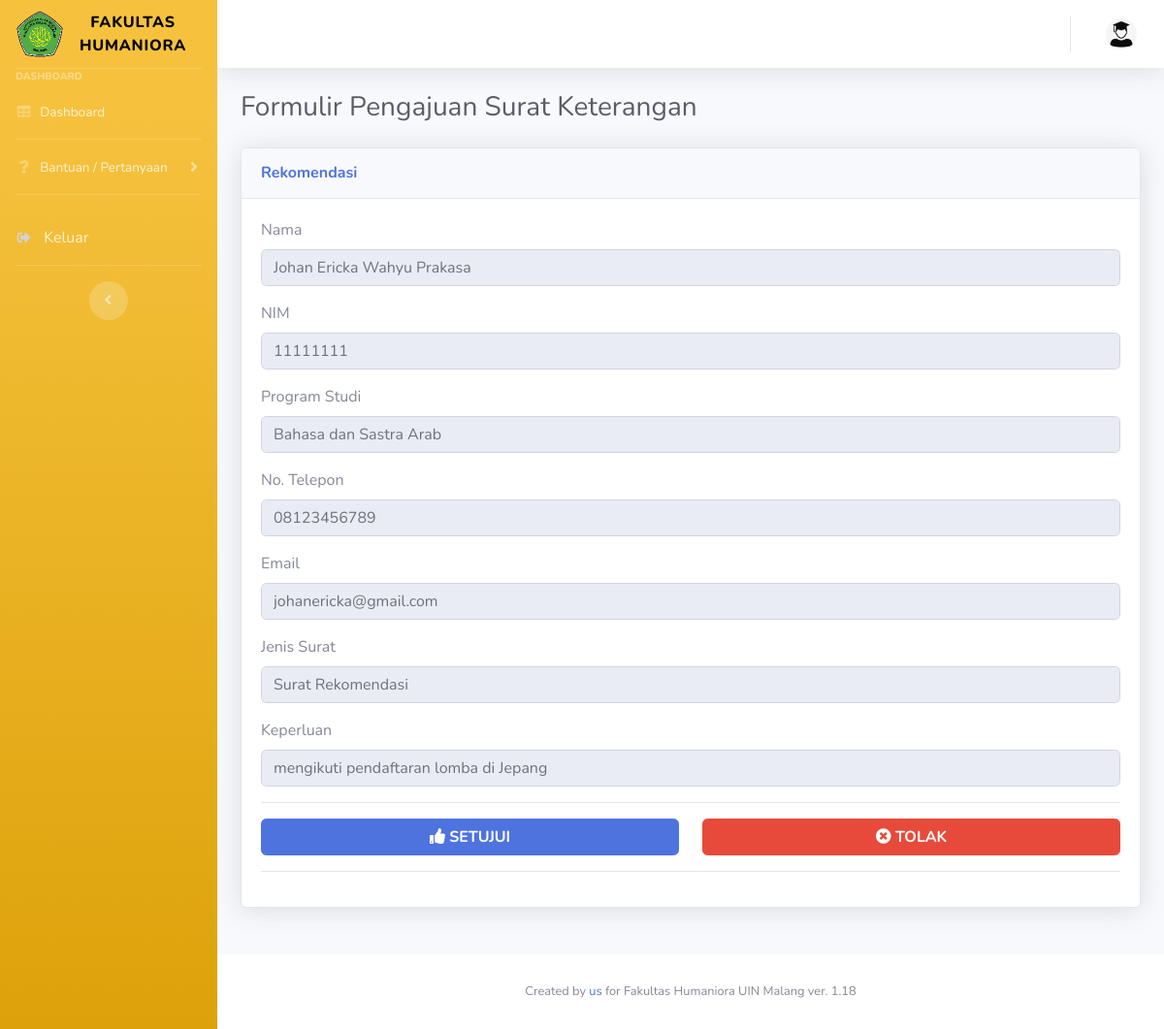
/admin/rekomendasi-tampil.php?nodata=2, run on the app's committed database.
### tables this page shows
CREATE TABLE IF NOT EXISTS `rekomendasi` (
  `nodata` int(11) NOT NULL AUTO_INCREMENT,
  `tanggal` varchar(20) DEFAULT NULL,
  `prodi` varchar(50) DEFAULT NULL,
  `nim` varchar(20) DEFAULT NULL,
  `nama` varchar(100) DEFAULT NULL,
  `notelepon` varchar(20) DEFAULT NULL,
  `email` varchar(50) DEFAULT NULL,
  `keperluan` varchar(200) DEFAULT NULL,
  `verifikator` varchar(200) DEFAULT NULL,
  `verifikasi` tinyint(4) DEFAULT '0',
  `tglverifikasi` varchar(20) DEFAULT NULL,
  `keterangan` varchar(200) DEFAULT NULL,
  `statussurat` tinyint(4) DEFAULT '0',
  KEY `Index 1` (`nodata`)
);

### admin/rekomendasi-tampil.php (the view, shortened to what this page needs)
<?php
require('../config.php');
$nodata = mysqli_real_escape_string($conn, $_GET['nodata']);
?>
<!DOCTYPE html>
<html lang="en">
<head>
    <link href="../vendor/fontawesome-free/css/all.min.css" rel="stylesheet" type="text/css">
    <link href="../css/sb-admin-2.min.css" rel="stylesheet">
</head>
<body id="page-top">
    <div id="wrapper">
        <?php
        require "../assets/sidebar.php";
        ?>
        <div id="content-wrapper" class="d-flex flex-column">
            <div id="content">
                <?php
                require "../assets/topbar.php";
                ?>
                <div class="container-fluid">
                    <div class="d-sm-flex align-items-center justify-content-between mb-4">
                        <h1 class="h3 mb-0 text-gray-800">Formulir Pengajuan Surat Keterangan</h1>
                    </div>
                    <div class="row">
                        <div class="col-lg-12 mb-4">
                            <?php
                            $quser = mysqli_query($conn, "SELECT * FROM rekomendasi WHERE nodata='$nodata'");
                            $duser = mysqli_fetch_array($quser);
                            $nim = $duser['nim'];
                            $nama = $duser['nama'];
                            $notelepon = $duser['notelepon'];
                            $email = $duser['email'];
                            $prodi = $duser['prodi'];
                            $keperluan = $duser['keperluan'];
                            ?>
                            <div class="card shadow mb-4">
                                <div class="card-header py-3">
                                    <h6 class="m-0 font-weight-bold text-primary">Rekomendasi</h6>
                                </div>
                                <div class="card-body">
                                    <div class="form-group">
                                        <label>Nama</label>
                                        <input type="text" class="form-control" name="nama" value="<?= $nama; ?>" readonly>
                                    </div>
                                    <div class="form-group">
                                        <label>NIM</label>
                                        <input type="text" class="form-control" name="nim" value="<?= $nim; ?>" readonly>
                                    </div>
                                    <div class="form-group">
                                        <label>Program Studi</label>
                                        <input type="text" class="form-control" name="prodi" value="<?= $prodi; ?>" readonly>
                                    </div>
                                    <div class="form-group">
                                        <label>No. Telepon</label>
                                        <input type="text" class="form-control" name="notelepon" value="<?= $notelepon; ?>" readonly>
                                    </div>
                                    <div class="form-group">
                                        <label>Email</label>
                                        <input type="text" class="form-control" name="email" value="<?= $email; ?>" readonly>
                                    </div>
                                    <div class="form-group">
                                        <label>Jenis Surat</label>
                                        <input type="text" class="form-control" name="jenissurat" value="Surat Rekomendasi" readonly>
                                    </div>
                                    <div class="form-group">
                                        <label>Keperluan</label>
                                        <input type="text" class="form-control" name="keperluan" value="<?= $keperluan; ?>" readonly>
                                    </div>
                                    <form class="user" action="rekomendasi-setujui.php" method="POST">
                                        <hr>
                                        <div class="form-group row">
                                            <div class="col-sm-6">
                                                <button type="submit" onclick="return confirm('Apakah anda MENYETUJUI pengajuan ini ?')" class="btn btn-primary btn-block">
                                                    <i class="fas fa-thumbs-up"></i><b> SETUJUI</b>
                                                </button>
                                            </div>
                                            <div class="col-sm-6">
                                                <a href="#" class="btn btn-danger btn-block" data-toggle="modal" data-target="#tolakModal">
                                                    <i class="fas fa-times-circle"></i><b> TOLAK</b>
                                                </a>
                                            </div>
                                        </div>
                                        <hr>
                                    </form>
                                </div>
                            </div>
                        </div>
                    </div>
                </div>
            </div>
            <?php
            require "../assets/footer.php";
            ?>
        </div>
    </div>
</body>
</html>

### data on the page
rekomendasi: nama "Johan Ericka Wahyu Prakasa", nim "11111111", prodi "Bahasa dan Sastra Arab", notelepon "08123456789", email "johanericka@gmail.com", keperluan "mengikuti pendaftaran lomba di Jepang"
